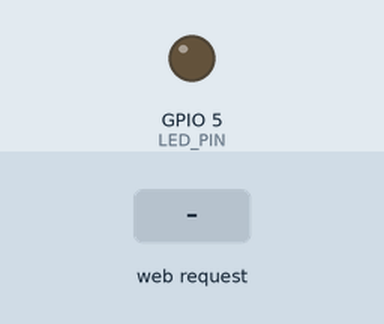
A sketch run on a simulated ESP32. Shown: output pins drawn as LEDs (lit = HIGH). The test bench sets the inputs (shaded band). WiFi joins after 1.5 s; servers stay silent unless stated; what the sketch prints to the serial monitor is not drawn.

Above: at 3.2 s.
3.3 s: HTTP request GET /on received
At 3.7 s:
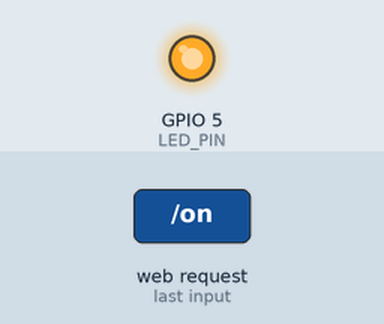
4.8 s: HTTP request GET /off received
At 6.0 s:
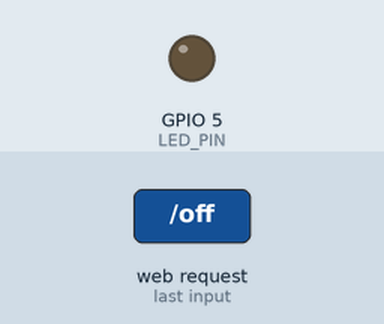
Timing chart, 0 to 7.8 s (numbered marks = the images above; inputs shaded):
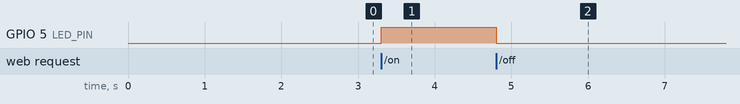

Measured:
- after the input at 3.3 s, GPIO 5 (LED_PIN): LOW → HIGH at once
- after the input at 4.8 s, GPIO 5 (LED_PIN): HIGH → LOW at once

The sketch:

wifi.ino
```cpp
#include <WiFi.h>       // ESP32专用的WiFi库
#include <WebServer.h>  // ESP32专用的WebServer库

// Wi-Fi信息
const char* ssid = "Stars_iPhone";
const char* password = "ivfusbivm";

// 定义LED引脚
#define LED_PIN 5

// 在端口80上创建一个服务器对象
WebServer server(80);

// 处理根路径“/”的函数
void handleRoot() {
  // 构建一个简单的HTML网页，包含两个按钮
  String html = "<!DOCTYPE html> <html> <head> <meta charset='UTF-8'> <title>ESP32遥控器</title> <style>body{font-family:Arial; text-align:center; margin-top:50px;} button{padding:10px 20px; font-size:16px; margin:10px;}</style> </head> <body>";
  html += "<h1>ESP32 LED遥控器</h1>";
  html += "<p><a href='/on'><button style='background-color: #4CAF50; color: white;'>开灯</button></a></p>";
  html += "<p><a href='/off'><button style='background-color: #f44336; color: white;'>关灯</button></a></p>";
  html += "</body> </html>";
  server.send(200, "text/html", html);
}

// 处理“/on”路径的函数
void handleOn() {
  digitalWrite(LED_PIN, HIGH); // 点亮LED
  Serial.println("收到开灯指令");
  // 返回一个提示信息，并自动跳转回首页
  server.send(200, "text/html", "<html><head><meta http-equiv='refresh' content='2;url=/'></head><body><p>LED已打开,2秒后返回...</p></body></html>");
}

// 处理“/off”路径的函数
void handleOff() {
  digitalWrite(LED_PIN, LOW); // 熄灭LED
  Serial.println("收到关灯指令");
  server.send(200, "text/html", "<html><head><meta http-equiv='refresh' content='2;url=/'></head><body><p>LED已关闭,2秒后返回...</p></body></html>");
}

// 处理未找到的路径（404错误）
void handleNotFound() {
  server.send(404, "text/plain", "404: Not found");
}

void setup() {
  Serial.begin(115200);
  pinMode(LED_PIN, OUTPUT);
  digitalWrite(LED_PIN, LOW); // 初始化时确保LED熄灭

  // 连接Wi-Fi
  WiFi.begin(ssid, password);
  Serial.print("正在连接WiFi");
  while (WiFi.status() != WL_CONNECTED) {
    delay(1000);
    Serial.print(".");
  }
  Serial.println("");
  Serial.println("WiFi连接成功!");

  // 打印IP地址到串口监视器
  Serial.print("ESP32的IP地址是: ");
  Serial.println(WiFi.localIP());

  // 设置服务器路由（将URL路径绑定到处理函数）
  server.on("/", handleRoot);   // 当访问根目录时
  server.on("/on", handleOn);   // 当访问 “/on” 时
  server.on("/off", handleOff); // 当访问 “/off” 时
  server.onNotFound(handleNotFound); // 当访问不存在的路径时

  // 启动服务器
  server.begin();
  Serial.println("Web服务器已启动!");
  Serial.println("请用浏览器访问以上IP地址");
}

void loop() {
  server.handleClient(); // 持续监听客户端的请求
}
```
